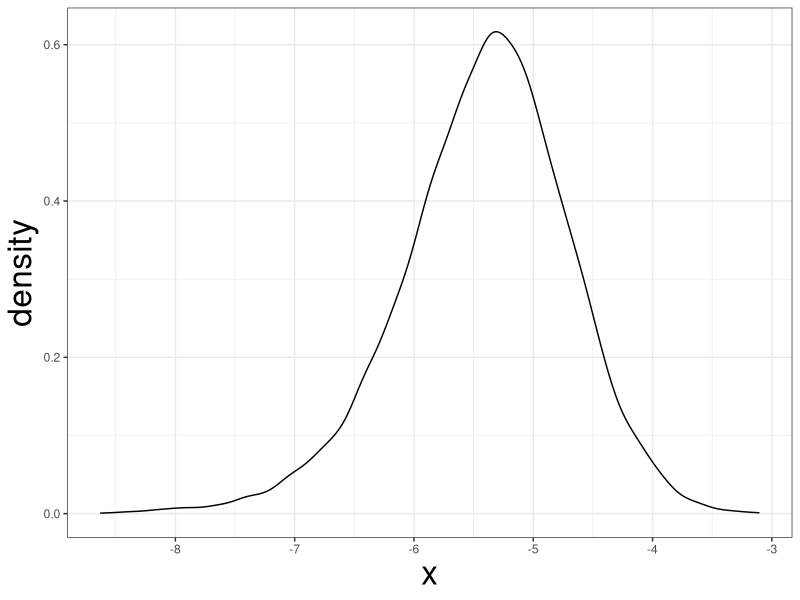

Reproduce this figure in R.
## ---- chunk 1
#| code-fold: show

library(tidyverse)
library(palmerpenguins)

theme_set(theme_bw())
theme_update(axis.title = element_text(size = 24))

## ---- chunk 2
set.seed(42)
x <- rpois(5, 1.5)
x
## ---- chunk 3
lm(mpg ~ wt, mtcars) |> summary()
lm(mpg ~ wt, mtcars) |> confint()
## ---- chunk 4
resample <- function(df){
  dplyr::slice_sample(df, n = nrow(df), replace = T )
}
## ---- chunk 5
b1 <- resample(mtcars)
b1
## ---- chunk 6
boots <- lapply(1:10000, \(x) resample(mtcars))
## ---- chunk 7
boots_lm <- lapply(boots, \(x) lm(mpg ~ wt, x))
## ---- chunk 8
boots_wt <- lapply(boots_lm, \(x) coef(x)["wt"]) |> unlist()
## ---- chunk 9
data.frame(x = boots_wt) |> 
  ggplot(aes(x)) +
  geom_density()
## ---- chunk 10
sd(boots_wt)
## ---- chunk 11
quantile(boots_wt, probs = c(0.025, 0.975))
